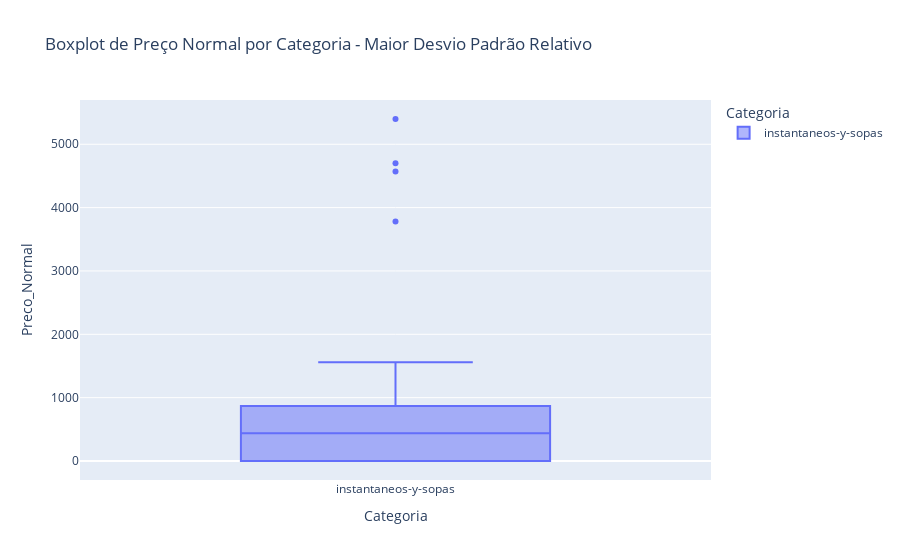

Here is the notebook cell this chart was saved with:
### Code cell
#criar boxplot com base em maior desvio padrão Relativo (coeficiente de variação)

#descobrir coeficiente de variação
cv = precos_desvio / precos_media
print(cv)

relativo = df.loc[df['Categoria']=='instantaneos-y-sopas']

fig = px.box(
    relativo,x='Categoria',
    y='Preco_Normal',
    title='Boxplot de Preço Normal por Categoria - Maior Desvio Padrão Relativo',
    labels={'Preco Normal': 'Preço Normal', 'Categoria': 'Categoria'},
    color='Categoria'
)

fig.show()

### Figure 1 — Plotly figure (JSON) as saved in the notebook; plotly's stock layout.template omitted (floating-point values rounded to 4 significant figures)
{"data": [{"alignmentgroup": "True", "hovertemplate": "Categoria=%{x}<br>Preco_Normal=%{y}<extra></extra>", "legendgroup": "instantaneos-y-sopas", "marker": {"color": "#636efa"}, "name": "instantaneos-y-sopas", "notched": false, "offsetgroup": "instantaneos-y-sopas", "orientation": "v", "showlegend": true, "type": "box", "x": ["instantaneos-y-sopas", "instantaneos-y-sopas", "instantaneos-y-sopas", "instantaneos-y-sopas", "instantaneos-y-sopas", "instantaneos-y-sopas", "instantaneos-y-sopas", "instantaneos-y-sopas", "instantaneos-y-sopas", "instantaneos-y-sopas", "instantaneos-y-sopas", "instantaneos-y-sopas", "instantaneos-y-sopas", "instantaneos-y-sopas", "instantaneos-y-sopas", "instantaneos-y-sopas", "instantaneos-y-sopas", "instantaneos-y-sopas", "instantaneos-y-sopas", "instantaneos-y-sopas", "instantaneos-y-sopas", "instantaneos-y-sopas", "instantaneos-y-sopas", "instantaneos-y-sopas", "instantaneos-y-sopas", "instantaneos-y-sopas", "instantaneos-y-sopas", "instantaneos-y-sopas", "instantaneos-y-sopas", "instantaneos-y-sopas", "instantaneos-y-sopas", "instantaneos-y-sopas", "instantaneos-y-sopas", "instantaneos-y-sopas", "instantaneos-y-sopas", "instantaneos-y-sopas", "instantaneos-y-sopas", "instantaneos-y-sopas", "instantaneos-y-sopas", "instantaneos-y-sopas", "instantaneos-y-sopas", "instantaneos-y-sopas", "instantaneos-y-sopas", "instantaneos-y-sopas", "instantaneos-y-sopas", "instantaneos-y-sopas", "instantaneos-y-sopas", "instantaneos-y-sopas", "instantaneos-y-sopas", "instantaneos-y-sopas", "instantaneos-y-sopas", "instantaneos-y-sopas", "instantaneos-y-sopas", "instantaneos-y-sopas", "instantaneos-y-sopas", "instantaneos-y-sopas", "instantaneos-y-sopas"], "x0": " ", "xaxis": "x", "y": [5399, 4699, 4569, 3779, 1559, 1499, 1449, 1439, 1439, 1079, 1039, 1019, 999, 869, 869, 869, 749, 689, 689, 689, 649, 649, 649, 649, 579, 579, 579, 439, 439, 439, 439, 439, 439, 319, 319, 319, 319, 0, 0, 0, 0, 0, 0, 0, 0, 0, 0, 0, 0, 0, 0, 0, 0, 0, 0, 0, 0], "y0": " ", "yaxis": "y"}], "layout": {"boxmode": "overlay", "legend": {"title": {"text": "Categoria"}, "tracegroupgap": 0}, "title": {"text": "Boxplot de Preço Normal por Categoria - Maior Desvio Padrão Relativo"}, "xaxis": {"anchor": "y", "categoryarray": ["instantaneos-y-sopas"], "categoryorder": "array", "domain": [0, 1], "title": {"text": "Categoria"}}, "yaxis": {"anchor": "x", "domain": [0, 1], "title": {"text": "Preco_Normal"}}}}
